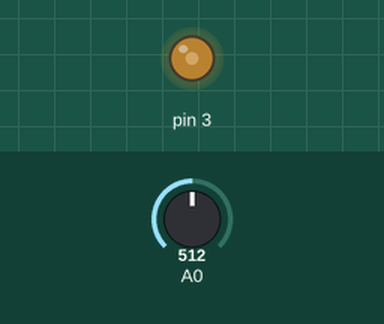
Recording of a sketch running on a simulated Arduino Uno, built with avr-gcc and run on an emulated ATmega328P. Shown: output pins drawn as LEDs (lit = HIGH). The test bench sets the inputs (shaded band); at power-on: A0 = 512.

Above: at 1.25 s.
1.3 s: A0 set to 306
3.1 s: A0 set to 449
At 3.5 s:
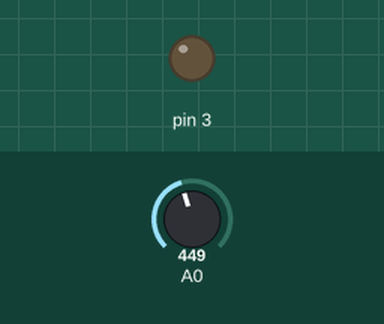
4.7 s: A0 set to 469
At 4.85 s:
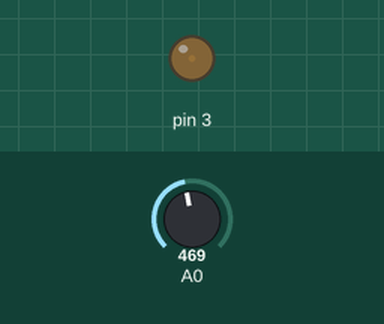
7.7 s: A0 set to 122
9.2 s: A0 set to 716
At 11.1 s:
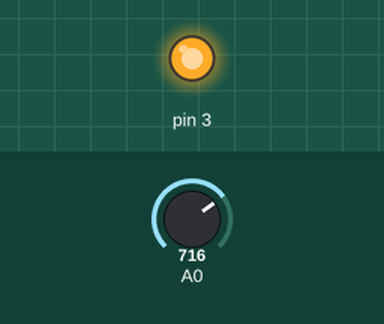
Timing chart, 0 to 12.6 s (numbered marks = the images above; inputs shaded):
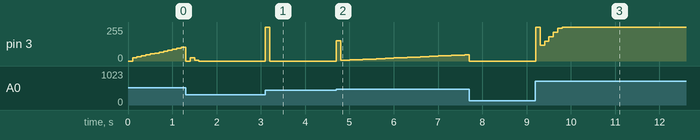

The sketch:

PID.ino
```cpp
#include <PID_v1.h>

double Consigne;
double Entree;
double Sortie;
double Kp = 0.8, Ki = 5, Kd = 3;

PID myPID(&Entree, &Sortie, &Consigne, Kp, Ki, Kd, DIRECT);

void setup()
{
  //Serial.begin(9600);

  Consigne = map(analogRead(0), 0, 1023, 0, 255) + 15;

  Serial.println();
  Serial.println(Kp);
  Serial.println(Ki);
  Serial.println(Kd);

  myPID.SetMode(AUTOMATIC);
  myPID.SetTunings(Kp, Ki, Kd);
}

void loop()
{
  Entree = 255 - map(analogRead(0), 0, 1023, 0, 255);
  myPID.Compute();
  analogWrite(3,Sortie);

  //Serial.println(Entree);
  //Serial.print(" ");
  //Serial.println(Consigne);
  //Serial.println(" ");
  //delay(100);
}
```

Measured:
- after the input at 3.1 s, pin 3: 0/255 → 255/255 at once, → 0/255 0.10 s later
- after the input at 4.7 s, pin 3: 0/255 → 153/255 at once, → 5/255 0.10 s later, → 6/255 0.10 s later, → 8/255 0.10 s later, … (30 changes in this stretch)
- after the input at 9.2 s, pin 3: 0/255 → 255/255 at once, → 117/255 0.10 s later, → 149/255 0.10 s later, → 182/255 0.10 s later, … (7 changes in this stretch)
